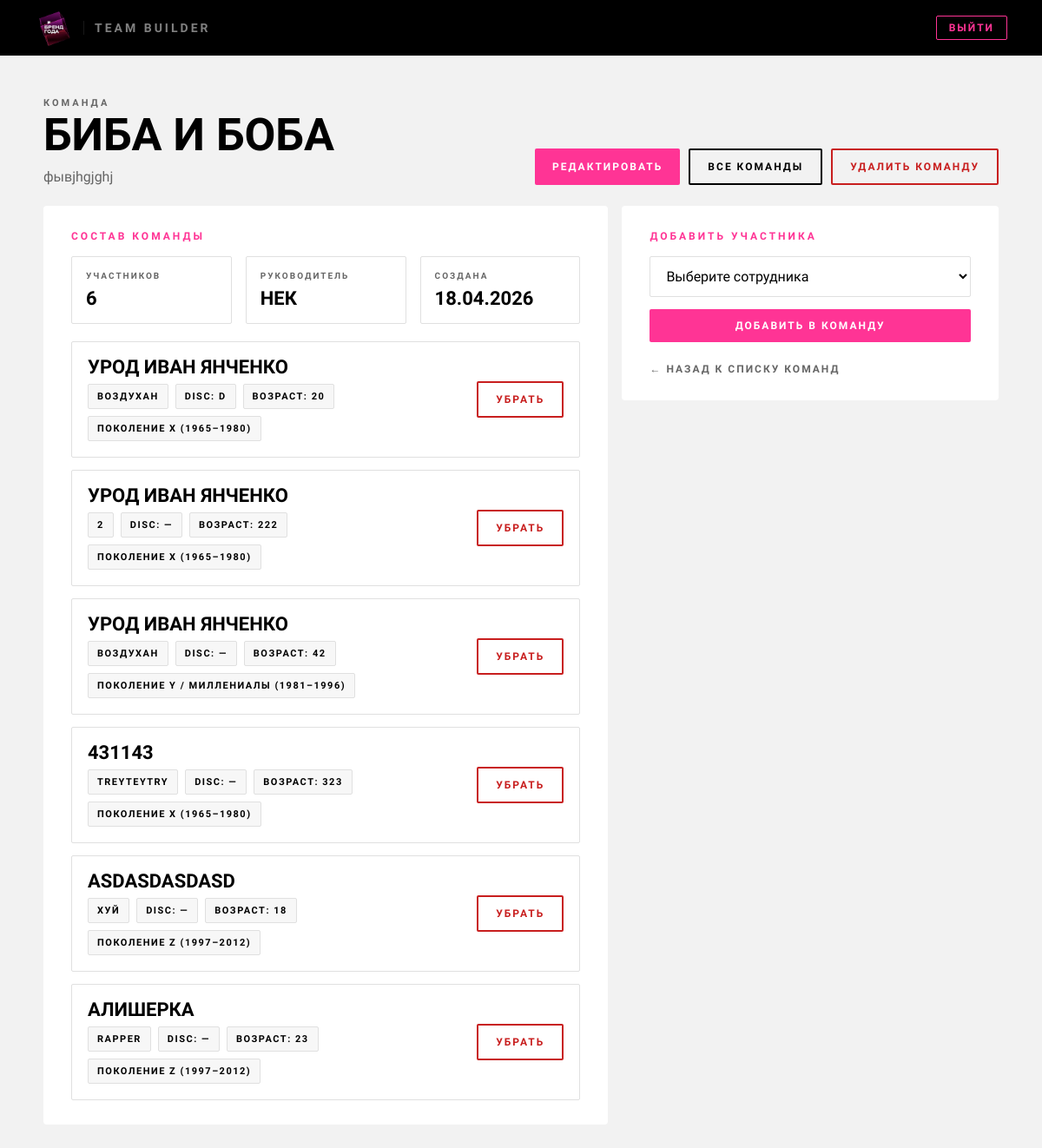
The page /teams/1/ (signed in) on the database its author committed.
### profiles/models.py (models this page shows, shortened)
class Team(models.Model):
    manager     = models.ForeignKey(CustomUser, on_delete=models.CASCADE, related_name='teams')
    name        = models.CharField(max_length=150, verbose_name="Название команды")
    description = models.TextField(blank=True)
    created_at  = models.DateTimeField(auto_now_add=True)
    employees   = models.ManyToManyField('Employee', blank=True, related_name='teams')
    class Meta:
        verbose_name = "Команда"
        verbose_name_plural = "Команды"

class Employee(models.Model):
    fio                 = models.CharField(max_length=255, verbose_name="ФИО")
    is_active_candidate = models.BooleanField(default=True, verbose_name="Активный кандидат")
    disc_scores = models.JSONField(null=True, blank=True, verbose_name="DISC баллы")
    gerchikov_type = models.CharField(
        max_length=50, choices=GERCHIKOV_CHOICES,
        verbose_name="Тип мотивации по Герчикову", blank=True,
    )
    age          = models.PositiveIntegerField(verbose_name="Возраст")
    generation   = models.CharField(max_length=10, choices=GENERATION_CHOICES, blank=True)
    role_in_team = models.CharField(max_length=100, blank=True, verbose_name="Роль в команде")
    salary_block      = models.JSONField(null=True, blank=True, verbose_name="Блок зарплаты")
    motivation_expect = models.TextField(blank=True, verbose_name="Что хочет сотрудник")
    current_team = models.ForeignKey(
        'Team',
        on_delete=models.SET_NULL,
        null=True,
        blank=True,
        related_name='current_members'  # ← ДОБАВЬТЕ ЭТО
    )
    manager = models.ForeignKey(
        CustomUser, on_delete=models.SET_NULL,
        null=True, blank=True, related_name='employees',
    )
    notes      = models.TextField(blank=True)
    created_at = models.DateTimeField(auto_now_add=True)
    class Meta:
        verbose_name = "Сотрудник"
        verbose_name_plural = "Сотрудники"
        ordering = ['-created_at']
    @property
    def disc_primary(self):
        s = self.disc_scores or {}
        return max(s, key=s.get) if s else '—'

### core/models.py (models this page shows, shortened)
class CustomUser(AbstractUser):
    is_manager  = models.BooleanField(default=True,  verbose_name="Руководитель")
    is_employee = models.BooleanField(default=False, verbose_name="Сотрудник")
    disc_profile = models.JSONField(
        null=True,
        blank=True,
        verbose_name="DISC профиль руководителя",
        help_text='{"D": 80, "I": 40, "S": 30, "C": 60}'
    )
    gerchikov_type = models.CharField(
        max_length=50,
        choices=GERCHIKOV_CHOICES,
        null=True,
        blank=True,
        verbose_name="Тип мотивации по Герчикову"
    )
    age        = models.PositiveIntegerField(null=True, blank=True, verbose_name="Возраст")
    generation = models.CharField(
        max_length=10,
        choices=GENERATION_CHOICES,
        null=True,
        blank=True,
        verbose_name="Поколение"
    )
    leadership_style = models.CharField(
        max_length=50,
        choices=[
            ('authoritarian', 'Авторитарный'),
            ('democratic',    'Демократический'),
            ('coaching',      'Коучинг'),
            ('delegating',    'Делегирующий'),
        ],
        null=True,
        blank=True,
        verbose_name="Стиль управления"
    )
    role_style = models.TextField(blank=True, verbose_name="Описание стиля управления")
    class Meta:
        verbose_name        = "Пользователь"
        verbose_name_plural = "Пользователи"

### profiles/views.py (the view)
# urls.py: path('teams/<int:team_id>/', team_detail, name='team_detail'),
@login_required
def team_detail(request, team_id):
    team = get_object_or_404(Team, id=team_id, manager=request.user)
    employees = team.employees.all()
    available_employees = Employee.objects.filter(is_active_candidate=True).exclude(teams=team)
    return render(request, 'profiles/team_detail.html', {
        'team': team,
        'employees': employees,
        'available_employees': available_employees,
    })

### templates/profiles/team_detail.html (shortened to what this page needs)
{% load static %}
<!DOCTYPE html>
<html lang="ru">
<head>
    <link rel="stylesheet" href="{% static 'css/teams.css' %}">
</head>
<body>
    <header class="header">
        <a href="/" class="logo">
            <img src="{% static 'img/logo.caf05db1.gif' %}" alt="Логотип" class="logo-img">
            <span class="logo-app-name">Team Builder</span>
        </a>
        <a href="{% url 'logout' %}" class="btn-logout">Выйти</a>
    </header>
    <main class="page">
        <div class="page-header">
            <div>
                <p class="eyebrow">Команда</p>
                <h1 class="title">{{ team.name }}</h1>
                <p class="subtitle">
                    {% if team.description %}
                        {{ team.description }}
                    {% else %}
                        Описание команды пока не заполнено.
                    {% endif %}
                </p>
            </div>
            <div class="actions">
                <a href="{% url 'team_edit' team.id %}" class="btn-primary">Редактировать</a>
                <a href="{% url 'team_list' %}" class="btn-secondary">Все команды</a>
                <a href="{% url 'team_delete' team.id %}" class="btn-danger">Удалить команду</a>
            </div>
        </div>
        <div class="grid">
            <section class="card">
                <p class="card-title">Состав команды</p>
                <div class="meta-list">
                    <div class="meta-item">
                        <span class="meta-label">Участников</span>
                        <span class="meta-value">{{ employees|length }}</span>
                    </div>
                    <div class="meta-item">
                        <span class="meta-label">Руководитель</span>
                        <span class="meta-value">{{ request.user.get_full_name|default:request.user.username }}</span>
                    </div>
                    <div class="meta-item">
                        <span class="meta-label">Создана</span>
                        <span class="meta-value">{{ team.created_at|date:"d.m.Y" }}</span>
                    </div>
                </div>
                {% if employees %}
                    <div class="members">
                        {% for employee in employees %}
                            <div class="member-card">
                                <div>
                                    <div class="member-name">{{ employee.fio }}</div>
                                    <div class="member-meta">
                                        <span class="chip">{{ employee.role_in_team|default:"Роль не указана" }}</span>
                                        <span class="chip">DISC: {{ employee.disc_primary }}</span>
                                        <span class="chip">Возраст: {{ employee.age }}</span>
                                        {% if employee.get_generation_display %}
                                            <span class="chip">{{ employee.get_generation_display }}</span>
                                        {% endif %}
                                    </div>
                                </div>
                                <div class="member-actions">
                                    <a href="{% url 'team_remove_member' team.id employee.id %}" class="btn-danger">Убрать</a>
                                </div>
                            </div>
                        {% endfor %}
                    </div>
                {% else %}
                    <p class="empty">В этой команде пока нет участников.</p>
                {% endif %}
            </section>
            <aside class="card">
                <p class="card-title">Добавить участника</p>
                {% if available_employees %}
                    <form method="post" action="{% url 'team_add_member' team.id %}" class="add-form">
                        <select name="employee_id" required>
                            <option value="">Выберите сотрудника</option>
                        </select>
                        <button type="submit" class="btn-primary">Добавить в команду</button>
                    </form>
                {% else %}
                    <p class="empty">Нет доступных сотрудников для добавления.</p>
                {% endif %}
                <a href="{% url 'team_list' %}" class="back-link">← Назад к списку команд</a>
            </aside>
        </div>
    </main>
</body>
</html>

### rows shown on the page
Team: name "БИБА И БОБА", description "фывjhgjghj", created_at "18.04.2026"
CustomUser: user.get_full_name "НЕК"
Employee: fio "УРОД ИВАН ЯНЧЕНКО", role_in_team "ВОЗДУХАН", disc_primary "D", age "20", generation "ПОКОЛЕНИЕ X (1965–1980)"
Employee: fio "УРОД ИВАН ЯНЧЕНКО", role_in_team "2", disc_primary "—", age "222", generation "ПОКОЛЕНИЕ X (1965–1980)"
Employee: fio "УРОД ИВАН ЯНЧЕНКО", role_in_team "ВОЗДУХАН", disc_primary "—", age "42", generation "ПОКОЛЕНИЕ Y / МИЛЛЕНИАЛЫ (1981–1996)"
Employee: fio "431143", role_in_team "TREYTEYTRY", disc_primary "—", age "323", generation "ПОКОЛЕНИЕ X (1965–1980)"
Employee: fio "ASDASDASDASD", role_in_team "ХУЙ", disc_primary "—", age "18", generation "ПОКОЛЕНИЕ Z (1997–2012)"
Employee: fio "АЛИШЕРКА", role_in_team "RAPPER", disc_primary "—", age "23", generation "ПОКОЛЕНИЕ Z (1997–2012)"

### other values the page prints
{{ employees|length }} "6"
